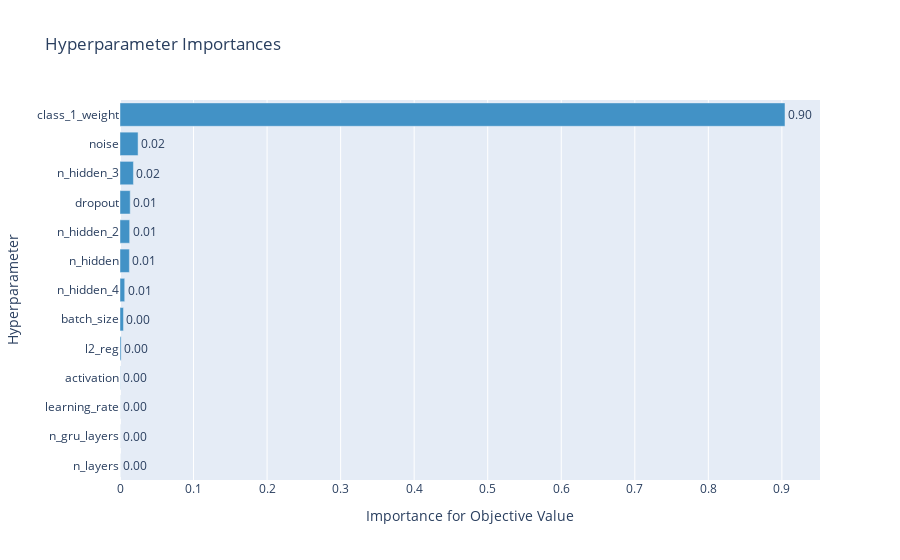

Notebook source saved alongside this figure:
### Code cell
optuna.visualization.plot_param_importances(study)

### Figure 1 — Plotly figure (JSON) as saved in the notebook; plotly's stock layout.template omitted (floating-point values rounded to 4 significant figures)
{"data": [{"cliponaxis": false, "hovertemplate": ["n_layers (IntUniformDistribution): 4.313157421875271e-05<extra></extra>", "n_gru_layers (IntUniformDistribution): 6.445220453562201e-05<extra></extra>", "learning_rate (LogUniformDistribution): 9.015032944380844e-05<extra></extra>", "activation (CategoricalDistribution): 0.00025536935121038047<extra></extra>", "l2_reg (UniformDistribution): 0.0015478223778694422<extra></extra>", "batch_size (IntUniformDistribution): 0.004715903057299557<extra></extra>", "n_hidden_4 (IntUniformDistribution): 0.006421241420800277<extra></extra>", "n_hidden (IntUniformDistribution): 0.012763499894139652<extra></extra>", "n_hidden_2 (IntUniformDistribution): 0.013136245176749177<extra></extra>", "dropout (UniformDistribution): 0.013879461552372121<extra></extra>", "n_hidden_3 (IntUniformDistribution): 0.01827921913129288<extra></extra>", "noise (UniformDistribution): 0.02457021754984102<extra></extra>", "class_1_weight (UniformDistribution): 0.9042332863802274<extra></extra>"], "marker": {"color": "rgb(66,146,198)"}, "orientation": "h", "text": ["4.313157421875271e-05", "6.445220453562201e-05", "9.015032944380844e-05", "0.00025536935121038047", "0.0015478223778694422", "0.004715903057299557", "0.006421241420800277", "0.012763499894139652", "0.013136245176749177", "0.013879461552372121", "0.01827921913129288", "0.02457021754984102", "0.9042332863802274"], "textposition": "outside", "texttemplate": "%{text:.2f}", "type": "bar", "x": [4.313e-05, 6.445e-05, 9.015e-05, 0.0002554, 0.001548, 0.004716, 0.006421, 0.01276, 0.01314, 0.01388, 0.01828, 0.02457, 0.9042], "y": ["n_layers", "n_gru_layers", "learning_rate", "activation", "l2_reg", "batch_size", "n_hidden_4", "n_hidden", "n_hidden_2", "dropout", "n_hidden_3", "noise", "class_1_weight"]}], "layout": {"showlegend": false, "title": {"text": "Hyperparameter Importances"}, "xaxis": {"title": {"text": "Importance for Objective Value"}}, "yaxis": {"title": {"text": "Hyperparameter"}}}}
